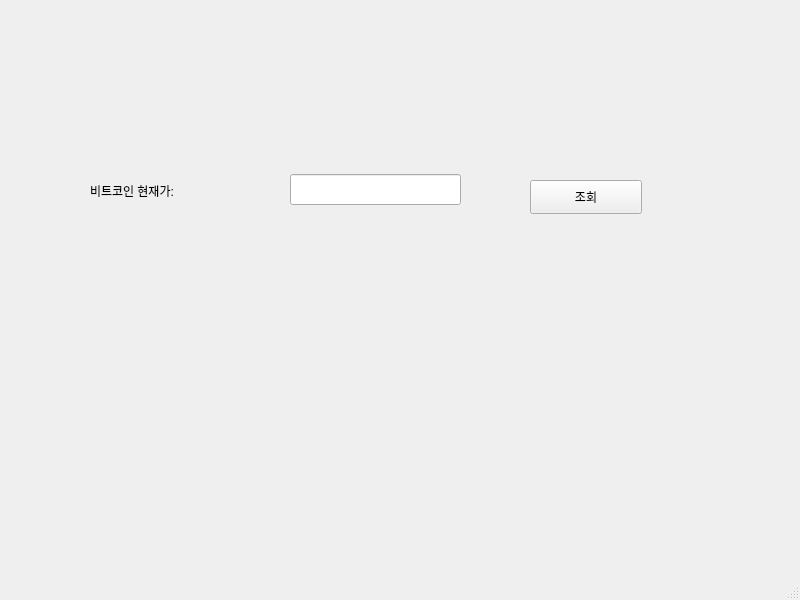
<?xml version="1.0" encoding="UTF-8"?>
<ui version="4.0">
 <class>MainWindow</class>
 <widget class="QMainWindow" name="MainWindow">
  <property name="geometry">
   <rect>
    <x>0</x>
    <y>0</y>
    <width>800</width>
    <height>600</height>
   </rect>
  </property>
  <property name="windowTitle">
   <string>MainWindow</string>
  </property>
  <widget class="QWidget" name="centralwidget">
   <widget class="QLabel" name="label">
    <property name="geometry">
     <rect>
      <x>90</x>
      <y>150</y>
      <width>351</width>
      <height>81</height>
     </rect>
    </property>
    <property name="text">
     <string>비트코인 현재가:</string>
    </property>
   </widget>
   <widget class="QPushButton" name="pushButton">
    <property name="geometry">
     <rect>
      <x>530</x>
      <y>180</y>
      <width>112</width>
      <height>34</height>
     </rect>
    </property>
    <property name="text">
     <string>조회</string>
    </property>
   </widget>
   <widget class="QLineEdit" name="lineEdit">
    <property name="geometry">
     <rect>
      <x>290</x>
      <y>174</y>
      <width>171</width>
      <height>31</height>
     </rect>
    </property>
   </widget>
  </widget>
  <widget class="QMenuBar" name="menubar">
   <property name="geometry">
    <rect>
     <x>0</x>
     <y>0</y>
     <width>800</width>
     <height>31</height>
    </rect>
   </property>
  </widget>
  <widget class="QStatusBar" name="statusbar"/>
 </widget>
 <resources/>
 <connections/>
</ui>
